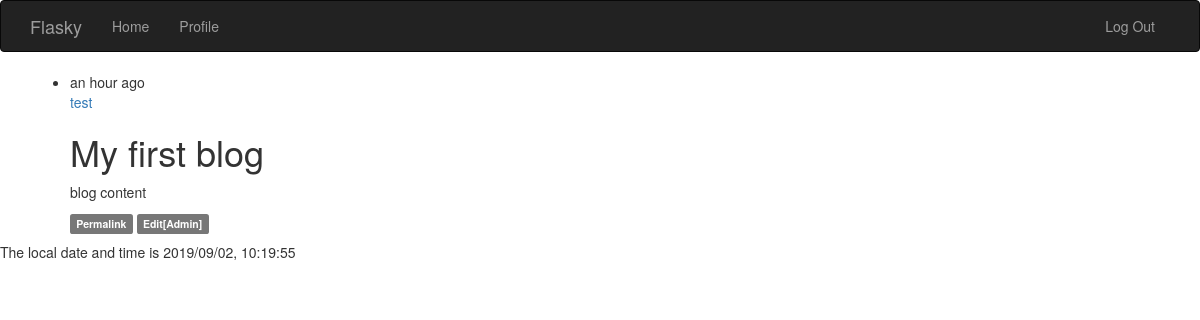
Page /post/1 (signed in) on the committed database.
### app/models.py (models this page shows, shortened)
class Post(db.Model):
    __tablename__ = 'posts'
    id = db.Column(db.Integer, primary_key=True)
    body = db.Column(db.Text())
    body_html = db.Column(db.Text())
    timestamp = db.Column(db.DateTime(), default=datetime.utcnow)
    author_id = db.Column(db.Integer, db.ForeignKey('users.id'))

class User(UserMixin, db.Model):
    __tablename__ = 'users'
    id = db.Column(db.Integer, primary_key=True)
    username = db.Column(db.String(65), unique=True, index=True)
    email = db.Column(db.String(65), unique=True, index=True)
    password_hash = db.Column(db.String(128))
    confirmed = db.Column(db.Boolean, default=False)
    name = db.Column(db.String(65))
    location = db.Column(db.String(65))
    about_me = db.Column(db.Text())
    member_since = db.Column(db.DateTime(), default=datetime.utcnow)
    last_seen    = db.Column(db.DateTime(), default=datetime.utcnow)
    role_id = db.Column(db.Integer, db.ForeignKey('roles.id'))
    posts = db.relationship('Post', backref='author', lazy='dynamic')
    followed = db.relationship('Follow', foreign_keys=[Follow.follower_id], backref=db.backref('follower', lazy='joined'), lazy='dynamic', cascade='all, delete-orphan')
    followers = db.relationship('Follow', foreign_keys=[Follow.followed_id], backref=db.backref('followed', lazy='joined'), lazy='dynamic', cascade='all, delete-orphan')
    @property
    def password(self):
        raise AttributeError('password is not a reable attribute')
    def can(self, permissions):
        return self.role is not None and ((self.role.permissions & permissions) == permissions)
    def is_administrator(self):
        return self.can(RolePermissionCode.ADMINISTRATOR)
    def ping(self):
        self.last_seen = datetime.utcnow()
        db.session.add(self)

### app/main/views.py (the view)
@main.route('/post/<int:id>')
def post(id):
    post = Post.query.get_or_404(id)
    return render_template('post.html', posts=[post])

### app/auth/views.py (called while the page is built)
@auth.before_app_request
def before_request():
    if current_user.is_authenticated:
        current_user.ping()
        if not current_user.confirmed \
        and request.endpoint[:5] != 'auth.' \
        and request.endpoint != 'static' :
            return redirect(url_for('auth.unconfirmed'))

### app/main/__init__.py (called while the page is built)
@main.app_context_processor
def inject_permissions():
    return dict(Permission=Permission)

### app/models.py (called while the page is built)
@login_manager.user_loader
def load_user(user_id):
    return User.query.get(int(user_id))

### app/templates/post.html (shortened to what this page needs)
{% extends 'base.html' %}
{% block page_content %}
{% include '_posts.html' %}
{% endblock %}

### app/templates/_posts.html
<ul class="posts">
	{% for post in posts %}
	<li class="post">
		<div class="post-content">
			<div class="post-date">
				{{ moment(post.timestamp).fromNow() }}
			</div>
			<div class="post-author">
				<a href="{{ url_for('.user', username=post.author.username) }}"> {{ post.author.username }} </a>
			</div>
			<div class="post-body">
				{%if post.body_html %}
				{{ post.body_html | safe }}
				{% else %}
				{{ post.body }}
				{% endif %}
			</div>
			<div class="post-footer">
				<a href="{{ url_for('.post', id=post.id) }}">
					<span class="label label-default">Permalink</span>
				</a>
				{% if current_user.id == post.author_id %}
				<a href="{{ url_for('.edit_post', id=post.id) }}">
					<span class="label label-default">Edit</span>
				</a>
				{% elif current_user.is_administrator() %}
				<a href="{{ url_for('.edit_post', id=post.id) }}">
					<span class="label label-default">Edit[Admin]</span>
				</a>
				{% endif %}
			</div>
		</div>
	</li>
	{% endfor %}
</ul>

### rows in the picture
Post: timestamp "an hour ago", author.username "test", body_html "My first blog blog content"

### other values in the picture
{{ moment().format('YYYY/MM/DD, HH:mm:ss',refresh=True) }} "2019/09/02, 10:19:55"
